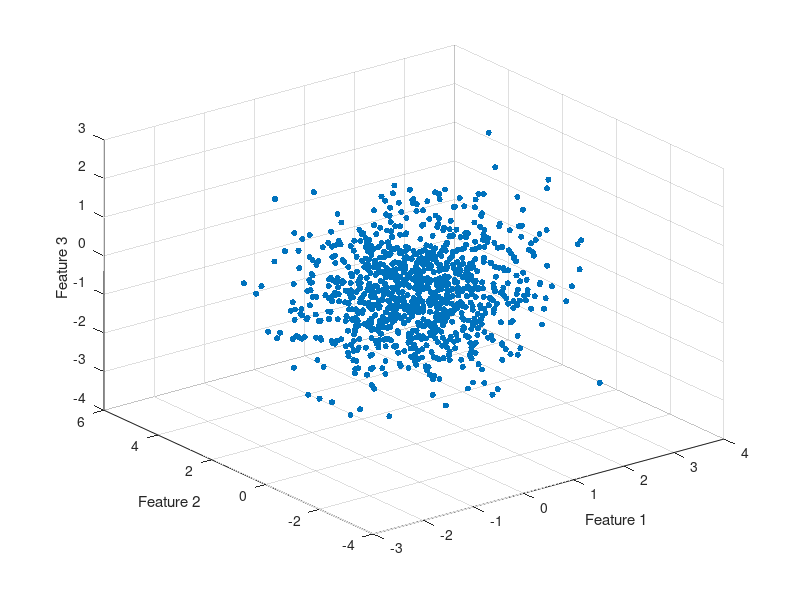

Reproduce this figure in MATLAB.
% Parameters
numSamples = 1000;          % Number of data samples
numFeatures = 5;            % Number of features in synthetic data
noiseLevel = 0.1;           % Level of random noise to add to data
% Assumptions
dataDistribution = 'normal'; % Assume data follows a normal distribution
correlationMatrix = eye(numFeatures); % Assume no correlation initially
% Initialize synthetic data matrix
syntheticData = zeros(numSamples, numFeatures);
% Generate random data based on assumptions
if strcmp(dataDistribution, 'normal')
    syntheticData = randn(numSamples, numFeatures);
else
    % Implement other distribution assumptions as needed
end
% Introduce correlation based on assumptions
syntheticData = syntheticData * correlationMatrix;
% Add random noise to simulate real-world conditions
syntheticData = syntheticData + noiseLevel * randn(size(syntheticData));
% Visualize synthetic data
figure;
scatter3(syntheticData(:, 1), syntheticData(:, 2), syntheticData(:, 3), 20, 'filled');
xlabel('Feature 1');
ylabel('Feature 2');
zlabel('Feature 3');





